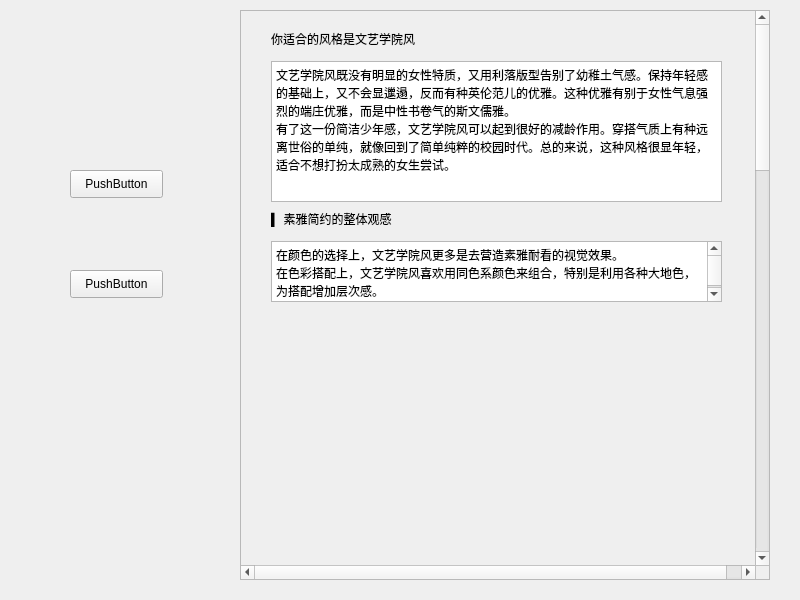
<?xml version="1.0" encoding="UTF-8"?>
<ui version="4.0">
 <class>cw_s_t</class>
 <widget class="QWidget" name="cw_s_t">
  <property name="geometry">
   <rect>
    <x>0</x>
    <y>0</y>
    <width>800</width>
    <height>600</height>
   </rect>
  </property>
  <property name="windowTitle">
   <string>Form</string>
  </property>
  <widget class="QScrollArea" name="scrollArea">
   <property name="geometry">
    <rect>
     <x>240</x>
     <y>10</y>
     <width>530</width>
     <height>570</height>
    </rect>
   </property>
   <property name="minimumSize">
    <size>
     <width>400</width>
     <height>570</height>
    </size>
   </property>
   <property name="verticalScrollBarPolicy">
    <enum>Qt::ScrollBarAlwaysOn</enum>
   </property>
   <property name="horizontalScrollBarPolicy">
    <enum>Qt::ScrollBarAlwaysOn</enum>
   </property>
   <property name="widgetResizable">
    <bool>false</bool>
   </property>
   <widget class="QWidget" name="scrollAreaWidgetContents">
    <property name="geometry">
     <rect>
      <x>0</x>
      <y>0</y>
      <width>530</width>
      <height>2000</height>
     </rect>
    </property>
    <widget class="QLabel" name="label">
     <property name="geometry">
      <rect>
       <x>30</x>
       <y>20</y>
       <width>231</width>
       <height>16</height>
      </rect>
     </property>
     <property name="text">
      <string>你适合的风格是文艺学院风</string>
     </property>
    </widget>
    <widget class="QTextBrowser" name="textBrowser">
     <property name="geometry">
      <rect>
       <x>30</x>
       <y>50</y>
       <width>451</width>
       <height>141</height>
      </rect>
     </property>
     <property name="html">
      <string>&lt;!DOCTYPE HTML PUBLIC &quot;-//W3C//DTD HTML 4.0//EN&quot; &quot;http://www.w3.org/TR/REC-html40/strict.dtd&quot;&gt;
&lt;html&gt;&lt;head&gt;&lt;meta name=&quot;qrichtext&quot; content=&quot;1&quot; /&gt;&lt;style type=&quot;text/css&quot;&gt;
p, li { white-space: pre-wrap; }
&lt;/style&gt;&lt;/head&gt;&lt;body style=&quot; font-family:'SimSun'; font-size:9pt; font-weight:400; font-style:normal;&quot;&gt;
&lt;p style=&quot; margin-top:0px; margin-bottom:0px; margin-left:0px; margin-right:0px; -qt-block-indent:0; text-indent:0px;&quot;&gt;文艺学院风既没有明显的女性特质，又用利落版型告别了幼稚土气感。保持年轻感的基础上，又不会显邋遢，反而有种英伦范儿的优雅。这种优雅有别于女性气息强烈的端庄优雅，而是中性书卷气的斯文儒雅。&lt;/p&gt;
&lt;p style=&quot; margin-top:0px; margin-bottom:0px; margin-left:0px; margin-right:0px; -qt-block-indent:0; text-indent:0px;&quot;&gt;有了这一份简洁少年感，文艺学院风可以起到很好的减龄作用。穿搭气质上有种远离世俗的单纯，就像回到了简单纯粹的校园时代。总的来说，这种风格很显年轻，适合不想打扮太成熟的女生尝试。&lt;/p&gt;&lt;/body&gt;&lt;/html&gt;</string>
     </property>
    </widget>
    <widget class="QLabel" name="label_2">
     <property name="geometry">
      <rect>
       <x>30</x>
       <y>200</y>
       <width>161</width>
       <height>16</height>
      </rect>
     </property>
     <property name="text">
      <string>▍ 素雅简约的整体观感</string>
     </property>
    </widget>
    <widget class="QTextBrowser" name="textBrowser_2">
     <property name="geometry">
      <rect>
       <x>30</x>
       <y>230</y>
       <width>451</width>
       <height>61</height>
      </rect>
     </property>
     <property name="html">
      <string>&lt;!DOCTYPE HTML PUBLIC &quot;-//W3C//DTD HTML 4.0//EN&quot; &quot;http://www.w3.org/TR/REC-html40/strict.dtd&quot;&gt;
&lt;html&gt;&lt;head&gt;&lt;meta name=&quot;qrichtext&quot; content=&quot;1&quot; /&gt;&lt;style type=&quot;text/css&quot;&gt;
p, li { white-space: pre-wrap; }
&lt;/style&gt;&lt;/head&gt;&lt;body style=&quot; font-family:'SimSun'; font-size:9pt; font-weight:400; font-style:normal;&quot;&gt;
&lt;p style=&quot; margin-top:0px; margin-bottom:0px; margin-left:0px; margin-right:0px; -qt-block-indent:0; text-indent:0px;&quot;&gt;在颜色的选择上，文艺学院风更多是去营造素雅耐看的视觉效果。&lt;/p&gt;
&lt;p style=&quot; margin-top:0px; margin-bottom:0px; margin-left:0px; margin-right:0px; -qt-block-indent:0; text-indent:0px;&quot;&gt;在色彩搭配上，文艺学院风喜欢用同色系颜色来组合，特别是利用各种大地色，为搭配增加层次感。&lt;/p&gt;&lt;/body&gt;&lt;/html&gt;</string>
     </property>
    </widget>
    <widget class="QLabel" name="label_3">
     <property name="geometry">
      <rect>
       <x>30</x>
       <y>300</y>
       <width>451</width>
       <height>241</height>
      </rect>
     </property>
     <property name="text">
      <string/>
     </property>
    </widget>
    <widget class="QTextBrowser" name="textBrowser_3">
     <property name="geometry">
      <rect>
       <x>30</x>
       <y>560</y>
       <width>451</width>
       <height>51</height>
      </rect>
     </property>
     <property name="html">
      <string>&lt;!DOCTYPE HTML PUBLIC &quot;-//W3C//DTD HTML 4.0//EN&quot; &quot;http://www.w3.org/TR/REC-html40/strict.dtd&quot;&gt;
&lt;html&gt;&lt;head&gt;&lt;meta name=&quot;qrichtext&quot; content=&quot;1&quot; /&gt;&lt;style type=&quot;text/css&quot;&gt;
p, li { white-space: pre-wrap; }
&lt;/style&gt;&lt;/head&gt;&lt;body style=&quot; font-family:'SimSun'; font-size:9pt; font-weight:400; font-style:normal;&quot;&gt;
&lt;p style=&quot; margin-top:0px; margin-bottom:0px; margin-left:0px; margin-right:0px; -qt-block-indent:0; text-indent:0px;&quot;&gt;文艺学院风也会有一些比较清浅的配色，用白、灰、卡其色等经典稳妥的基础色。组合起来不容易出错，百搭又不会显沉闷：&lt;/p&gt;&lt;/body&gt;&lt;/html&gt;</string>
     </property>
    </widget>
    <widget class="QLabel" name="label_4">
     <property name="geometry">
      <rect>
       <x>30</x>
       <y>620</y>
       <width>451</width>
       <height>211</height>
      </rect>
     </property>
     <property name="text">
      <string/>
     </property>
    </widget>
    <widget class="QLabel" name="label_5">
     <property name="geometry">
      <rect>
       <x>30</x>
       <y>840</y>
       <width>251</width>
       <height>16</height>
      </rect>
     </property>
     <property name="text">
      <string>避免多余花哨的图案</string>
     </property>
    </widget>
    <widget class="QTextBrowser" name="textBrowser_4">
     <property name="geometry">
      <rect>
       <x>30</x>
       <y>870</y>
       <width>451</width>
       <height>61</height>
      </rect>
     </property>
     <property name="html">
      <string>&lt;!DOCTYPE HTML PUBLIC &quot;-//W3C//DTD HTML 4.0//EN&quot; &quot;http://www.w3.org/TR/REC-html40/strict.dtd&quot;&gt;
&lt;html&gt;&lt;head&gt;&lt;meta name=&quot;qrichtext&quot; content=&quot;1&quot; /&gt;&lt;style type=&quot;text/css&quot;&gt;
p, li { white-space: pre-wrap; }
&lt;/style&gt;&lt;/head&gt;&lt;body style=&quot; font-family:'SimSun'; font-size:9pt; font-weight:400; font-style:normal;&quot;&gt;
&lt;p style=&quot; margin-top:0px; margin-bottom:0px; margin-left:0px; margin-right:0px; -qt-block-indent:0; text-indent:0px;&quot;&gt;我们可以从各种杂志、品牌look上发现，大部分学院风单品都是纯色（或者色彩很简单基础的条纹）。气质低调沉稳，很符合学院书卷气，没有被多余的装饰搅浑这种气质。&lt;/p&gt;&lt;/body&gt;&lt;/html&gt;</string>
     </property>
    </widget>
    <widget class="QLabel" name="label_6">
     <property name="geometry">
      <rect>
       <x>30</x>
       <y>940</y>
       <width>451</width>
       <height>251</height>
      </rect>
     </property>
     <property name="text">
      <string/>
     </property>
    </widget>
    <widget class="QLabel" name="label_7">
     <property name="geometry">
      <rect>
       <x>30</x>
       <y>1200</y>
       <width>321</width>
       <height>16</height>
      </rect>
     </property>
     <property name="text">
      <string>▍ 选对经典的文艺复古特征</string>
     </property>
    </widget>
    <widget class="QTextBrowser" name="textBrowser_5">
     <property name="geometry">
      <rect>
       <x>30</x>
       <y>1230</y>
       <width>451</width>
       <height>131</height>
      </rect>
     </property>
     <property name="html">
      <string>&lt;!DOCTYPE HTML PUBLIC &quot;-//W3C//DTD HTML 4.0//EN&quot; &quot;http://www.w3.org/TR/REC-html40/strict.dtd&quot;&gt;
&lt;html&gt;&lt;head&gt;&lt;meta name=&quot;qrichtext&quot; content=&quot;1&quot; /&gt;&lt;style type=&quot;text/css&quot;&gt;
p, li { white-space: pre-wrap; }
&lt;/style&gt;&lt;/head&gt;&lt;body style=&quot; font-family:'SimSun'; font-size:9pt; font-weight:400; font-style:normal;&quot;&gt;
&lt;p style=&quot; margin-top:0px; margin-bottom:0px; margin-left:0px; margin-right:0px; -qt-block-indent:0; text-indent:0px;&quot;&gt;学院风穿搭里唯一出现频率较高的图案就是格纹了，但是格纹没选好，也很容易成为显土气的元凶。&lt;/p&gt;
&lt;p style=&quot; margin-top:0px; margin-bottom:0px; margin-left:0px; margin-right:0px; -qt-block-indent:0; text-indent:0px;&quot;&gt;一方面是看颜色对比，比如黑红、黑黄这类对比鲜明的格纹，会比较扎眼，容易显老气。另一方面是看格纹大小，大块格纹膨胀感强，冲击感强烈，比较难驾驭。&lt;/p&gt;
&lt;p style=&quot; margin-top:0px; margin-bottom:0px; margin-left:0px; margin-right:0px; -qt-block-indent:0; text-indent:0px;&quot;&gt;比较好驾驭的格纹，是线条与底色很相近的低调小格纹。既能减轻单调感，又不显土气：&lt;/p&gt;&lt;/body&gt;&lt;/html&gt;</string>
     </property>
    </widget>
    <widget class="QLabel" name="label_8">
     <property name="geometry">
      <rect>
       <x>30</x>
       <y>1370</y>
       <width>451</width>
       <height>241</height>
      </rect>
     </property>
     <property name="text">
      <string/>
     </property>
    </widget>
    <widget class="QTextBrowser" name="textBrowser_6">
     <property name="geometry">
      <rect>
       <x>30</x>
       <y>1630</y>
       <width>451</width>
       <height>81</height>
      </rect>
     </property>
     <property name="html">
      <string>&lt;!DOCTYPE HTML PUBLIC &quot;-//W3C//DTD HTML 4.0//EN&quot; &quot;http://www.w3.org/TR/REC-html40/strict.dtd&quot;&gt;
&lt;html&gt;&lt;head&gt;&lt;meta name=&quot;qrichtext&quot; content=&quot;1&quot; /&gt;&lt;style type=&quot;text/css&quot;&gt;
p, li { white-space: pre-wrap; }
&lt;/style&gt;&lt;/head&gt;&lt;body style=&quot; font-family:'SimSun'; font-size:9pt; font-weight:400; font-style:normal;&quot;&gt;
&lt;p style=&quot; margin-top:0px; margin-bottom:0px; margin-left:0px; margin-right:0px; -qt-block-indent:0; text-indent:0px;&quot;&gt;另外，牛角扣大衣也是学院风利用率最高的单品之一。挑选的时候注意选择足够硬挺、轮廓线清晰的版型：不超过膝盖的长度最合适，短款的风格过于俏皮可爱，少了学院感；太长会臃肿拖沓，显得没精神。&lt;/p&gt;&lt;/body&gt;&lt;/html&gt;</string>
     </property>
    </widget>
    <widget class="QLabel" name="label_9">
     <property name="geometry">
      <rect>
       <x>30</x>
       <y>1730</y>
       <width>451</width>
       <height>241</height>
      </rect>
     </property>
     <property name="text">
      <string/>
     </property>
    </widget>
   </widget>
  </widget>
  <widget class="QPushButton" name="pushButton_2">
   <property name="geometry">
    <rect>
     <x>70</x>
     <y>170</y>
     <width>93</width>
     <height>28</height>
    </rect>
   </property>
   <property name="text">
    <string>PushButton</string>
   </property>
  </widget>
  <widget class="QPushButton" name="pushButton_3">
   <property name="geometry">
    <rect>
     <x>70</x>
     <y>270</y>
     <width>93</width>
     <height>28</height>
    </rect>
   </property>
   <property name="text">
    <string>PushButton</string>
   </property>
  </widget>
 </widget>
 <resources/>
 <connections/>
</ui>
